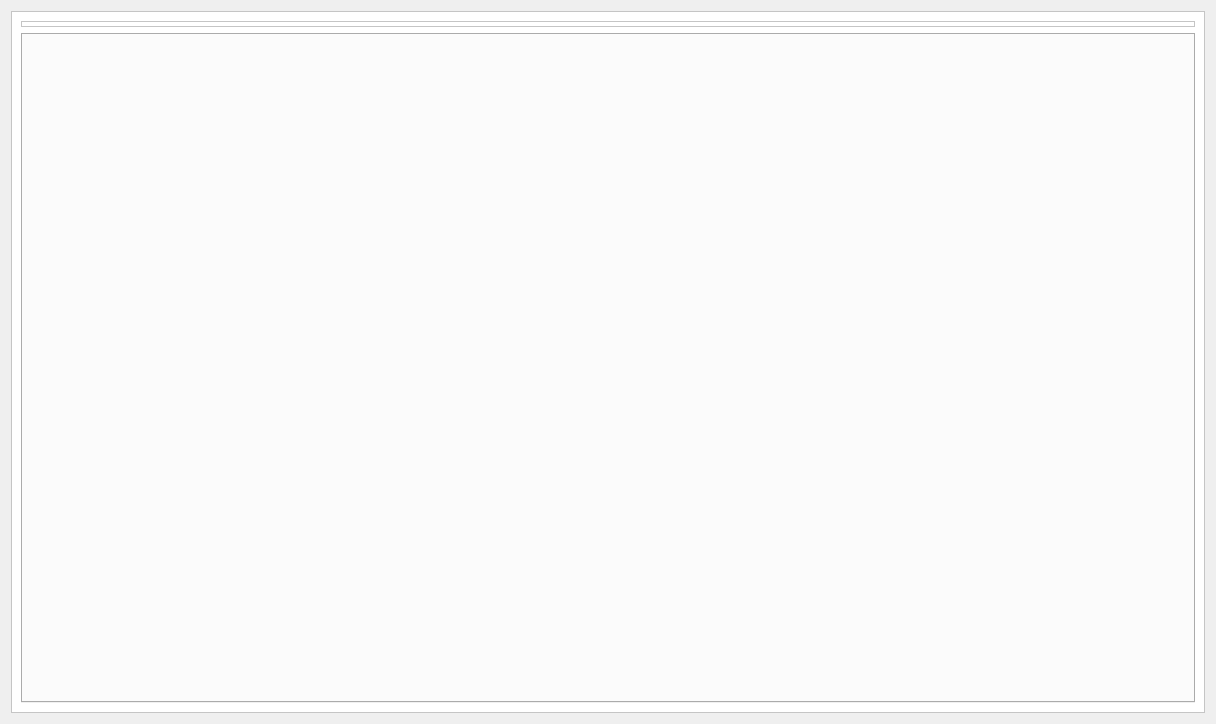
<?xml version="1.0" encoding="UTF-8"?>
<ui version="4.0">
 <class>Form_myMainWidget</class>
 <widget class="QWidget" name="Form_myMainWidget">
  <property name="geometry">
   <rect>
    <x>0</x>
    <y>0</y>
    <width>1216</width>
    <height>724</height>
   </rect>
  </property>
  <property name="sizePolicy">
   <sizepolicy hsizetype="Expanding" vsizetype="Expanding">
    <horstretch>0</horstretch>
    <verstretch>0</verstretch>
   </sizepolicy>
  </property>
  <property name="minimumSize">
   <size>
    <width>0</width>
    <height>0</height>
   </size>
  </property>
  <property name="windowTitle">
   <string>Form</string>
  </property>
  <layout class="QGridLayout" name="gridLayout_3">
   <item row="0" column="0">
    <widget class="QFrame" name="theMainFrame">
     <property name="palette">
      <palette>
       <active>
        <colorrole role="Base">
         <brush brushstyle="SolidPattern">
          <color alpha="255">
           <red>255</red>
           <green>255</green>
           <blue>255</blue>
          </color>
         </brush>
        </colorrole>
        <colorrole role="Window">
         <brush brushstyle="SolidPattern">
          <color alpha="255">
           <red>255</red>
           <green>255</green>
           <blue>255</blue>
          </color>
         </brush>
        </colorrole>
       </active>
       <inactive>
        <colorrole role="Base">
         <brush brushstyle="SolidPattern">
          <color alpha="255">
           <red>255</red>
           <green>255</green>
           <blue>255</blue>
          </color>
         </brush>
        </colorrole>
        <colorrole role="Window">
         <brush brushstyle="SolidPattern">
          <color alpha="255">
           <red>255</red>
           <green>255</green>
           <blue>255</blue>
          </color>
         </brush>
        </colorrole>
       </inactive>
       <disabled>
        <colorrole role="Base">
         <brush brushstyle="SolidPattern">
          <color alpha="255">
           <red>255</red>
           <green>255</green>
           <blue>255</blue>
          </color>
         </brush>
        </colorrole>
        <colorrole role="Window">
         <brush brushstyle="SolidPattern">
          <color alpha="255">
           <red>255</red>
           <green>255</green>
           <blue>255</blue>
          </color>
         </brush>
        </colorrole>
       </disabled>
      </palette>
     </property>
     <property name="autoFillBackground">
      <bool>true</bool>
     </property>
     <property name="frameShape">
      <enum>QFrame::StyledPanel</enum>
     </property>
     <property name="frameShadow">
      <enum>QFrame::Raised</enum>
     </property>
     <layout class="QGridLayout" name="gridLayout_8">
      <item row="1" column="0">
       <widget class="QTabWidget" name="tabWidget_app">
        <property name="styleSheet">
         <string notr="true">QTabBar::tab {
    background: qlineargradient(x1: 0, y1: 0, x2: 0, y2: 1,
                                stop: 0 #E1E1E1, stop: 0.4 #DDDDDD,
                                stop: 0.5 #D8D8D8, stop: 1.0 #D3D3D3);
    border: 2px solid #C4C4C3;
    border-bottom-color: #C2C7CB; /* same as the pane color */
    border-top-left-radius: 4px;
    border-top-right-radius: 4px;
    min-width: 8ex;
    padding: 2px;
}

QTabBar::tab:selected, QTabBar::tab:hover {
    background: qlineargradient(x1: 0, y1: 0, x2: 0, y2: 1,
                                stop: 0 #fafafa, stop: 0.4 #f4f4f4,
                                stop: 0.5 #e7e7e7, stop: 1.0 #fafafa);
}

QTabBar::tab:selected {
    border-color: #9B9B9B;
    border-bottom-color: #C2C7CB; /* same as pane color */
}

QTabBar::tab:!selected {
    margin-top: 2px; /* make non-selected tabs look smaller */
}</string>
        </property>
        <property name="currentIndex">
         <number>-1</number>
        </property>
       </widget>
      </item>
      <item row="0" column="0">
       <widget class="QFrame" name="frame_monitor">
        <property name="frameShape">
         <enum>QFrame::StyledPanel</enum>
        </property>
        <property name="frameShadow">
         <enum>QFrame::Raised</enum>
        </property>
        <layout class="QGridLayout" name="gridLayout">
         <property name="leftMargin">
          <number>2</number>
         </property>
         <property name="topMargin">
          <number>2</number>
         </property>
         <property name="rightMargin">
          <number>2</number>
         </property>
         <property name="bottomMargin">
          <number>2</number>
         </property>
        </layout>
       </widget>
      </item>
     </layout>
    </widget>
   </item>
  </layout>
 </widget>
 <resources>
  <include location="jvxHoaMeasureIr.qrc"/>
  <include location="jvxHoaMeasureIr.qrc"/>
  <include location="jvxHoaMeasureIr.qrc"/>
 </resources>
 <connections/>
 <slots>
  <slot>automaticSteeringToggled(bool)</slot>
  <slot>bypassToggled(bool)</slot>
  <slot>changed_td_ymax()</slot>
  <slot>changed_td_ymin()</slot>
  <slot>toggled_td_yauto(bool)</slot>
  <slot>changed_td_xmax()</slot>
  <slot>changed_td_xmin()</slot>
  <slot>toggled_td_xauto(bool)</slot>
  <slot>changed_fd_ymax()</slot>
  <slot>changed_fd_ymin()</slot>
  <slot>toggled_fd_yauto(bool)</slot>
  <slot>changed_fd_xmax()</slot>
  <slot>changed_fd_xmin()</slot>
  <slot>toggled_fd_xauto(bool)</slot>
  <slot>changed_color_p1(int)</slot>
  <slot>changed_color_p2(int)</slot>
  <slot>changed_pixels_p1(int)</slot>
  <slot>changed_pixels_p2(int)</slot>
  <slot>changed_style_p1(int)</slot>
  <slot>changed_style_p2(int)</slot>
  <slot>changed_markers_p1(int)</slot>
  <slot>changed_markers_p2(int)</slot>
  <slot>select_plot_p1(bool)</slot>
  <slot>select_plot_p2(bool)</slot>
 </slots>
</ui>
